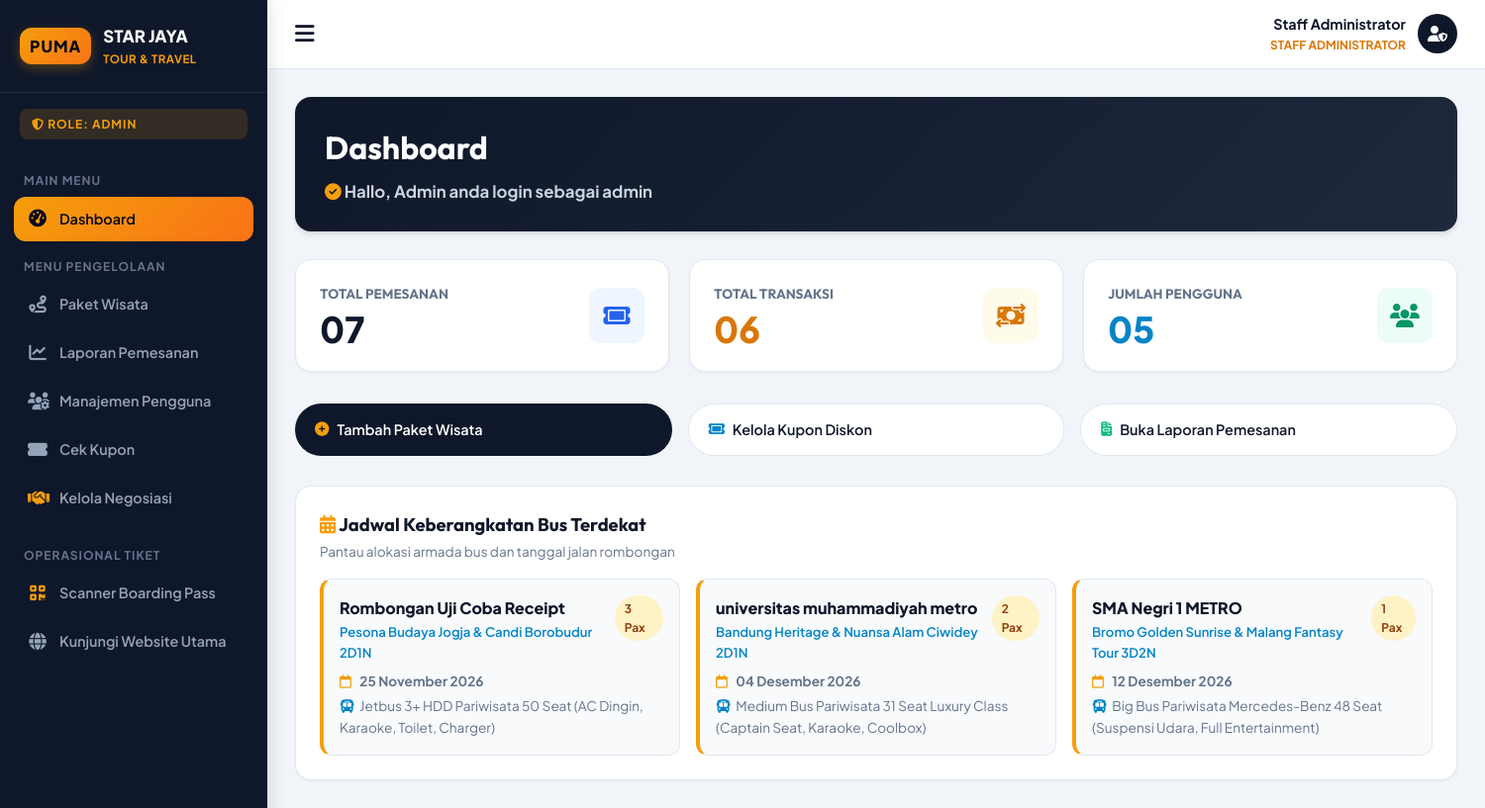
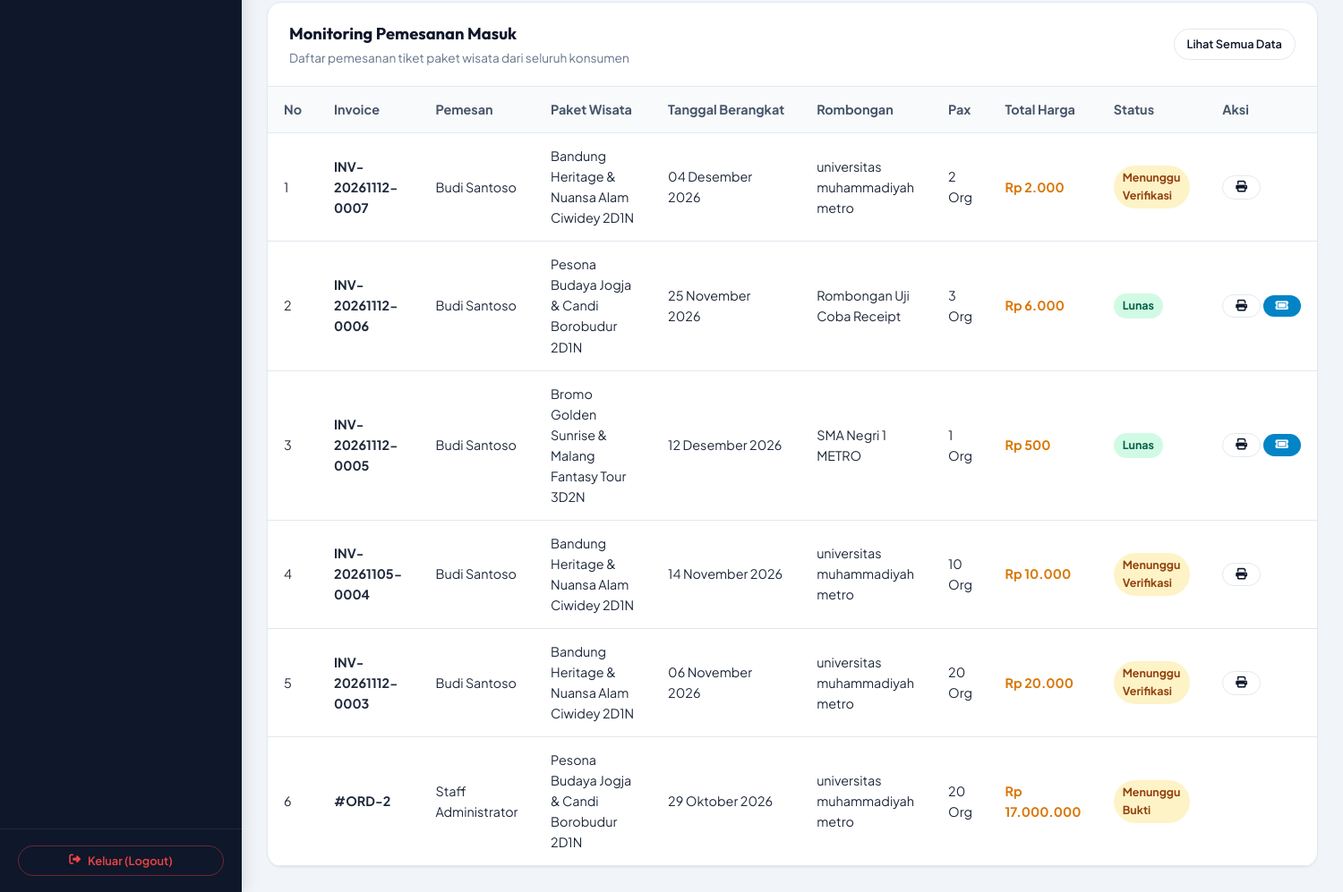
Screenshot of /admin/dashboard.php (signed in) with the database file from the repository (2 pictures, top to bottom).
### tables this page shows
CREATE TABLE `pemesanan` (
  `id` bigint(20) unsigned NOT NULL AUTO_INCREMENT,
  `user_id` bigint(20) unsigned NOT NULL,
  `paket_id` bigint(20) unsigned NOT NULL,
  `harga` int(11) NOT NULL,
  `harga_nego` int(11) DEFAULT NULL,
  `status_nego` enum('None','Menunggu','Disetujui','Ditolak') DEFAULT 'None',
  `catatan_nego` text DEFAULT NULL,
  `tanggal_berangkat` date DEFAULT NULL,
  `nama_rombongan` varchar(255) NOT NULL,
  `jumlah_pax` int(11) DEFAULT NULL,
  `kursi_dipilih` varchar(255) DEFAULT NULL,
  `no_hp` varchar(255) DEFAULT NULL,
  `created_at` timestamp NULL DEFAULT NULL,
  `updated_at` timestamp NULL DEFAULT NULL,
  PRIMARY KEY (`id`),
  KEY `fk_pemesanan_user` (`user_id`),
  KEY `fk_pemesanan_paket` (`paket_id`),
  CONSTRAINT `fk_pemesanan_paket` FOREIGN KEY (`paket_id`) REFERENCES `paket` (`id`) ON DELETE CASCADE ON UPDATE CASCADE,
  CONSTRAINT `fk_pemesanan_user` FOREIGN KEY (`user_id`) REFERENCES `user` (`id`) ON DELETE CASCADE ON UPDATE CASCADE
);

CREATE TABLE `paket` (
  `id` bigint(20) unsigned NOT NULL AUTO_INCREMENT,
  `judul` varchar(255) NOT NULL,
  `deskripsi` text NOT NULL,
  `destinasi` text NOT NULL,
  `fasilitas` varchar(255) DEFAULT NULL,
  `bus` varchar(255) NOT NULL,
  `harga` int(11) DEFAULT NULL,
  `foto` varchar(255) DEFAULT NULL,
  `created_at` timestamp NULL DEFAULT NULL,
  `updated_at` timestamp NULL DEFAULT NULL,
  PRIMARY KEY (`id`)
);

CREATE TABLE `transaksi` (
  `id` bigint(20) unsigned NOT NULL AUTO_INCREMENT,
  `user_id` bigint(20) unsigned DEFAULT NULL,
  `pemesanan_id` bigint(20) unsigned DEFAULT NULL,
  `no_invoice` varchar(255) DEFAULT NULL,
  `status` varchar(255) DEFAULT NULL,
  `bukti_pembayaran` varchar(255) DEFAULT NULL,
  `created_at` timestamp NULL DEFAULT NULL,
  `updated_at` timestamp NULL DEFAULT NULL,
  PRIMARY KEY (`id`),
  KEY `fk_transaksi_user` (`user_id`),
  KEY `fk_transaksi_pemesanan` (`pemesanan_id`),
  CONSTRAINT `fk_transaksi_pemesanan` FOREIGN KEY (`pemesanan_id`) REFERENCES `pemesanan` (`id`) ON DELETE SET NULL ON UPDATE CASCADE,
  CONSTRAINT `fk_transaksi_user` FOREIGN KEY (`user_id`) REFERENCES `user` (`id`) ON DELETE SET NULL ON UPDATE CASCADE
);

CREATE TABLE `user` (
  `id` bigint(20) unsigned NOT NULL AUTO_INCREMENT,
  `nama` varchar(191) NOT NULL,
  `email` varchar(191) NOT NULL,
  `level` varchar(191) NOT NULL,
  `email_verified_at` timestamp NULL DEFAULT NULL,
  `password` varchar(191) NOT NULL,
  `remember_token` varchar(100) DEFAULT NULL,
  `created_at` timestamp NULL DEFAULT NULL,
  `updated_at` timestamp NULL DEFAULT NULL,
  PRIMARY KEY (`id`),
  UNIQUE KEY `email` (`email`)
);

### config/database.php (called while the page is built, shortened)
<?php
function format_rupiah($angka) {
    return 'Rp ' . number_format($angka, 0, ',', '.');
}
function format_tanggal_indo($tanggal) {
    $bulan = [
        1 => 'Januari', 'Februari', 'Maret', 'April', 'Mei', 'Juni',
        'Juli', 'Agustus', 'September', 'Oktober', 'November', 'Desember'
    ];
    $pecahkan = explode('-', date('Y-m-d', strtotime($tanggal)));
    return $pecahkan[2] . ' ' . $bulan[(int)$pecahkan[1]] . ' ' . $pecahkan[0];
}
function base_url($path = '') {
    $isHttps = (!empty($_SERVER['HTTPS']) && $_SERVER['HTTPS'] !== 'off')
        || (isset($_SERVER['SERVER_PORT']) && $_SERVER['SERVER_PORT'] == 443)
        || (isset($_SERVER['HTTP_X_FORWARDED_PROTO']) && $_SERVER['HTTP_X_FORWARDED_PROTO'] === 'https');
    $protocol = $isHttps ? "https://" : "http://";
    $host = $_SERVER['HTTP_HOST'] ?? 'localhost';
    $subDir = '';
    $reqUri = $_SERVER['REQUEST_URI'] ?? '';
    return rtrim($protocol . $host . $subDir, '/') . '/' . ltrim($path, '/');
}

### admin/dashboard.php (the view, shortened to what this page needs)
<?php
require_once __DIR__ . '/../config/database.php';
$adminName = $_SESSION['nama'];
$totalPemesanan = $pdo->query("SELECT COUNT(*) FROM pemesanan")->fetchColumn();
$totalTransaksi = $pdo->query("SELECT COUNT(*) FROM transaksi")->fetchColumn();
$jumlahPengguna = $pdo->query("SELECT COUNT(*) FROM user")->fetchColumn();
$stmtRecent = $pdo->query("SELECT p.*, u.nama as nama_pemesan, pkt.judul as nama_paket, t.id as trx_id, t.status, t.no_invoice
                           FROM pemesanan p
                           JOIN user u ON p.user_id = u.id
                           JOIN paket pkt ON p.paket_id = pkt.id
                           LEFT JOIN transaksi t ON t.pemesanan_id = p.id
                           ORDER BY p.id DESC LIMIT 6");
$recentOrders = $stmtRecent->fetchAll();
$stmtUpcoming = $pdo->query("SELECT p.*, pkt.judul as nama_paket, pkt.bus, pkt.destinasi
                             FROM pemesanan p
                             JOIN paket pkt ON p.paket_id = pkt.id
                             WHERE p.tanggal_berangkat >= CURDATE()
                             ORDER BY p.tanggal_berangkat ASC LIMIT 3");
$upcomingTrips = $stmtUpcoming->fetchAll();
?>
<!DOCTYPE html>
<html lang="id">
<head>
    <link rel="stylesheet" href="https://cdnjs.cloudflare.com/ajax/libs/font-awesome/6.4.0/css/all.min.css">
    <link rel="stylesheet" href="<?= base_url('assets/css/style.css') ?>">
</head>
<body class="dashboard-layout">
    <?php require_once __DIR__ . '/../includes/sidebar.php'; ?>
    <main class="dashboard-main">
        <header class="dashboard-header">
            <button class="header-toggle" id="sidebarToggle" title="Toggle Menu">
                <i class="fa-solid fa-bars"></i>
            </button>
            <div class="header-profile">
                <div style="text-align: right;">
                    <div style="font-weight: 700; font-size: 0.9rem; color: var(--primary);"><?= htmlspecialchars($adminName) ?></div>
                    <div style="font-size: 0.75rem; color: var(--accent-hover); font-weight: 700; text-transform: uppercase;">Staff Administrator</div>
                </div>
                <div class="user-avatar" style="background: var(--primary);">
                    <i class="fa-solid fa-user-shield"></i>
                </div>
            </div>
        </header>
        <div class="dashboard-body">
            <div style="background: linear-gradient(135deg, #0f172a, #1e293b); color: #fff; padding: 26px 30px; border-radius: var(--radius-lg); margin-bottom: 28px; box-shadow: var(--shadow-md);">
                <h1 style="color: #ffffff; font-size: 2rem; margin-bottom: 6px;">Dashboard</h1>
                <p style="color: #cbd5e1; font-size: 1.05rem; margin: 0;">
                    <i class="fa-solid fa-circle-check" style="color: var(--accent);"></i>
                    <strong>Hallo, Admin anda login sebagai admin</strong>
                </p>
            </div>
            <div class="stats-grid">
                <div class="stat-card">
                    <div class="stat-info">
                        <h4>Total Pemesanan</h4>
                        <div class="stat-value"><?= str_pad($totalPemesanan, 2, '0', STR_PAD_LEFT) ?></div>
                    </div>
                    <div class="stat-icon primary">
                        <i class="fa-solid fa-ticket"></i>
                    </div>
                </div>
                <div class="stat-card">
                    <div class="stat-info">
                        <h4>Total Transaksi</h4>
                        <div class="stat-value" style="color: var(--accent-hover);"><?= str_pad($totalTransaksi, 2, '0', STR_PAD_LEFT) ?></div>
                    </div>
                    <div class="stat-icon warning">
                        <i class="fa-solid fa-money-bill-transfer"></i>
                    </div>
                </div>
                <div class="stat-card">
                    <div class="stat-info">
                        <h4>Jumlah Pengguna</h4>
                        <div class="stat-value" style="color: var(--sky);"><?= str_pad($jumlahPengguna, 2, '0', STR_PAD_LEFT) ?></div>
                    </div>
                    <div class="stat-icon success">
                        <i class="fa-solid fa-users"></i>
                    </div>
                </div>
            </div>
            <div style="display: grid; grid-template-columns: repeat(auto-fit, minmax(200px, 1fr)); gap: 16px; margin-bottom: 30px;">
                <a href="<?= base_url('admin/paket.php?action=add') ?>" class="btn btn-primary" style="justify-content: flex-start; padding: 14px 20px;">
                    <i class="fa-solid fa-plus-circle" style="color: var(--accent);"></i> Tambah Paket Wisata
                </a>
                <a href="<?= base_url('admin/kupon.php') ?>" class="btn btn-outline" style="justify-content: flex-start; padding: 14px 20px; background: #fff;">
                    <i class="fa-solid fa-ticket" style="color: var(--sky);"></i> Kelola Kupon Diskon
                </a>
                <a href="<?= base_url('admin/laporan.php') ?>" class="btn btn-outline" style="justify-content: flex-start; padding: 14px 20px; background: #fff;">
                    <i class="fa-solid fa-file-invoice" style="color: var(--success);"></i> Buka Laporan Pemesanan
                </a>
            </div>
            <div style="background: #ffffff; border-radius: var(--radius-lg); border: 1px solid var(--border-color); padding: 24px; box-shadow: var(--shadow-sm); margin-bottom: 30px;">
                <div style="display: flex; justify-content: space-between; align-items: center; margin-bottom: 16px;">
                    <div>
                        <h3 style="font-size: 1.15rem; color: var(--primary); margin: 0;">
                            <i class="fa-solid fa-calendar-days" style="color: var(--accent);"></i> Jadwal Keberangkatan Bus Terdekat
                        </h3>
                        <p style="font-size: 0.85rem; color: var(--text-muted); margin-top: 2px;">Pantau alokasi armada bus dan tanggal jalan rombongan</p>
                    </div>
                </div>
                <div style="display: grid; grid-template-columns: repeat(auto-fit, minmax(300px, 1fr)); gap: 16px;">
                    <?php if (empty($upcomingTrips)): ?>
                        <div style="grid-column: 1/-1; text-align: center; padding: 24px; color: var(--text-muted); font-size: 0.9rem;">
                            Belum ada jadwal keberangkatan rombongan mendatang.
                        </div>
                    <?php else: ?>
                        <?php foreach ($upcomingTrips as $ut): ?>
                            <div style="background: #f8fafc; border: 1.5px solid var(--border-color); border-radius: var(--radius-md); padding: 16px; border-left: 4px solid var(--accent);">
                                <div style="display: flex; justify-content: space-between; align-items: flex-start; margin-bottom: 8px;">
                                    <div>
                                        <div style="font-weight: 800; font-size: 1rem; color: var(--primary);"><?= htmlspecialchars($ut['nama_rombongan']) ?></div>
                                        <div style="font-size: 0.82rem; color: var(--sky); font-weight: 600;"><?= htmlspecialchars($ut['nama_paket']) ?></div>
                                    </div>
                                    <span class="badge badge-warning" style="font-size: 0.75rem;">
                                        <?= htmlspecialchars($ut['jumlah_pax']) ?> Pax
                                    </span>
                                </div>
                                <div style="font-size: 0.85rem; color: var(--text-muted); display: flex; flex-direction: column; gap: 4px;">
                                    <div><i class="fa-regular fa-calendar" style="color: var(--accent); width: 18px;"></i> <strong><?= format_tanggal_indo($ut['tanggal_berangkat']) ?></strong></div>
                                    <div><i class="fa-solid fa-bus" style="color: var(--sky); width: 18px;"></i> <?= htmlspecialchars($ut['bus']) ?></div>
                                </div>
                            </div>
                        <?php endforeach; ?>
                    <?php endif; ?>
                </div>
            </div>
            <div class="card-table">
                <div class="card-header-flex">
                    <div>
                        <h3 style="font-size: 1.15rem; color: var(--primary); margin: 0;">Monitoring Pemesanan Masuk</h3>
                        <p style="font-size: 0.85rem; color: var(--text-muted); margin-top: 2px;">Daftar pemesanan tiket paket wisata dari seluruh konsumen</p>
                    </div>
                    <a href="<?= base_url('admin/laporan.php') ?>" class="btn btn-outline btn-sm">Lihat Semua Data</a>
                </div>
                <div class="table-responsive">
                    <table class="custom-table">
                        <thead>
                            <tr>
                                <th>No</th>
                                <th>Invoice</th>
                                <th>Pemesan</th>
                                <th>Paket Wisata</th>
                                <th>Tanggal Berangkat</th>
                                <th>Rombongan</th>
                                <th>Pax</th>
                                <th>Total Harga</th>
                                <th>Status</th>
                                <th>Aksi</th>
                            </tr>
                        </thead>
                        <tbody>
                            <?php if (empty($recentOrders)): ?>
                                <tr>
                                    <td colspan="10" style="text-align: center; padding: 32px; color: var(--text-muted);">Belum ada data pemesanan yang masuk.</td>
                                </tr>
                            <?php else: ?>
                                <?php $no = 1; foreach ($recentOrders as $r): ?>
                                    <tr>
                                        <td><?= $no++ ?></td>
                                        <td><strong><?= htmlspecialchars($r['no_invoice'] ?: ('#ORD-' . $r['id'])) ?></strong></td>
                                        <td><?= htmlspecialchars($r['nama_pemesan']) ?></td>
                                        <td><?= htmlspecialchars($r['nama_paket']) ?></td>
                                        <td><?= format_tanggal_indo($r['tanggal_berangkat']) ?></td>
                                        <td><?= htmlspecialchars($r['nama_rombongan']) ?></td>
                                        <td><?= htmlspecialchars($r['jumlah_pax']) ?> Org</td>
                                        <td><strong style="color: var(--accent-hover);"><?= format_rupiah($r['harga']) ?></strong></td>
                                        <td>
                                            <?php
                                            $st = $r['status'] ?? 'Menunggu Bukti';
                                            $bClass = 'badge-warning';
                                            if ($st === 'Lunas' || $st === 'Diterima') $bClass = 'badge-success';
                                            else if ($st === 'Ditolak') $bClass = 'badge-danger';
                                            ?>
                                            <span class="badge <?= $bClass ?>"><?= htmlspecialchars($st) ?></span>
                                        </td>
                                        <td style="white-space: nowrap;">
                                            <?php if ($r['trx_id']): ?>
                                                <a href="<?= base_url('invoice.php?id=' . $r['trx_id']) ?>" target="_blank" class="btn btn-outline btn-sm" title="Lihat Invoice">
                                                    <i class="fa-solid fa-print"></i>
                                                </a>
                                                <?php if ($st === 'Lunas' || $st === 'Diterima'): ?>
                                                    <a href="<?= base_url('etiket.php?id=' . $r['trx_id']) ?>" target="_blank" class="btn btn-sm" style="background: #0284c7; color: white;" title="Lihat E-Tiket">
                                                        <i class="fa-solid fa-ticket"></i>
                                                    </a>
                                                <?php endif; ?>
                                            <?php endif; ?>
                                        </td>
                                    </tr>
                                <?php endforeach; ?>
                            <?php endif; ?>
                        </tbody>
                    </table>
                </div>
            </div>
        </div>
    </main>
</body>
</html>

### rows the page displays
pemesanan: nama_rombongan "Rombongan Uji Coba Receipt", paket.judul "Pesona Budaya Jogja & Candi Borobudur 2D1N", jumlah_pax "3", tanggal_berangkat "25 November 2026", paket.bus "Jetbus 3+ HDD Pariwisata 50 Seat (AC Dingin, Karaoke, Toilet, Charger)", transaksi.no_invoice "INV-20261112-0006", user.nama "Budi Santoso", harga "Rp 6.000", transaksi.status "Lunas"
pemesanan: nama_rombongan "universitas muhammadiyah metro", paket.judul "Bandung Heritage & Nuansa Alam Ciwidey 2D1N", jumlah_pax "2", tanggal_berangkat "04 Desember 2026", paket.bus "Medium Bus Pariwisata 31 Seat Luxury Class (Captain Seat, Karaoke, Coolbox)", transaksi.no_invoice "INV-20261112-0007", user.nama "Budi Santoso", harga "Rp 2.000", transaksi.status "Menunggu Verifikasi"
pemesanan: nama_rombongan "SMA Negri 1 METRO", paket.judul "Bromo Golden Sunrise & Malang Fantasy Tour 3D2N", jumlah_pax "1", tanggal_berangkat "12 Desember 2026", paket.bus "Big Bus Pariwisata Mercedes-Benz 48 Seat (Suspensi Udara, Full Entertainment)", transaksi.no_invoice "INV-20261112-0005", user.nama "Budi Santoso", harga "Rp 500", transaksi.status "Lunas"
pemesanan: transaksi.no_invoice "INV-20261105-0004", user.nama "Budi Santoso", paket.judul "Bandung Heritage & Nuansa Alam Ciwidey 2D1N", tanggal_berangkat "14 November 2026", nama_rombongan "universitas muhammadiyah metro", jumlah_pax "10", harga "Rp 10.000", transaksi.status "Menunggu Verifikasi"
pemesanan: transaksi.no_invoice "INV-20261112-0003", user.nama "Budi Santoso", paket.judul "Bandung Heritage & Nuansa Alam Ciwidey 2D1N", tanggal_berangkat "06 November 2026", nama_rombongan "universitas muhammadiyah metro", jumlah_pax "20", harga "Rp 20.000", transaksi.status "Menunggu Verifikasi"
pemesanan: id "#ORD-2", user.nama "Staff Administrator", paket.judul "Pesona Budaya Jogja & Candi Borobudur 2D1N", tanggal_berangkat "29 Oktober 2026", nama_rombongan "universitas muhammadiyah metro", jumlah_pax "20", harga "Rp 17.000.000", st "Menunggu Bukti"

### other values shown
$userRole "ADMIN"
$adminName "Staff Administrator"
str_pad($totalPemesanan, 2, '0', STR_PAD_LEFT) "07"
str_pad($totalTransaksi, 2, '0', STR_PAD_LEFT) "06"
str_pad($jumlahPengguna, 2, '0', STR_PAD_LEFT) "05"
